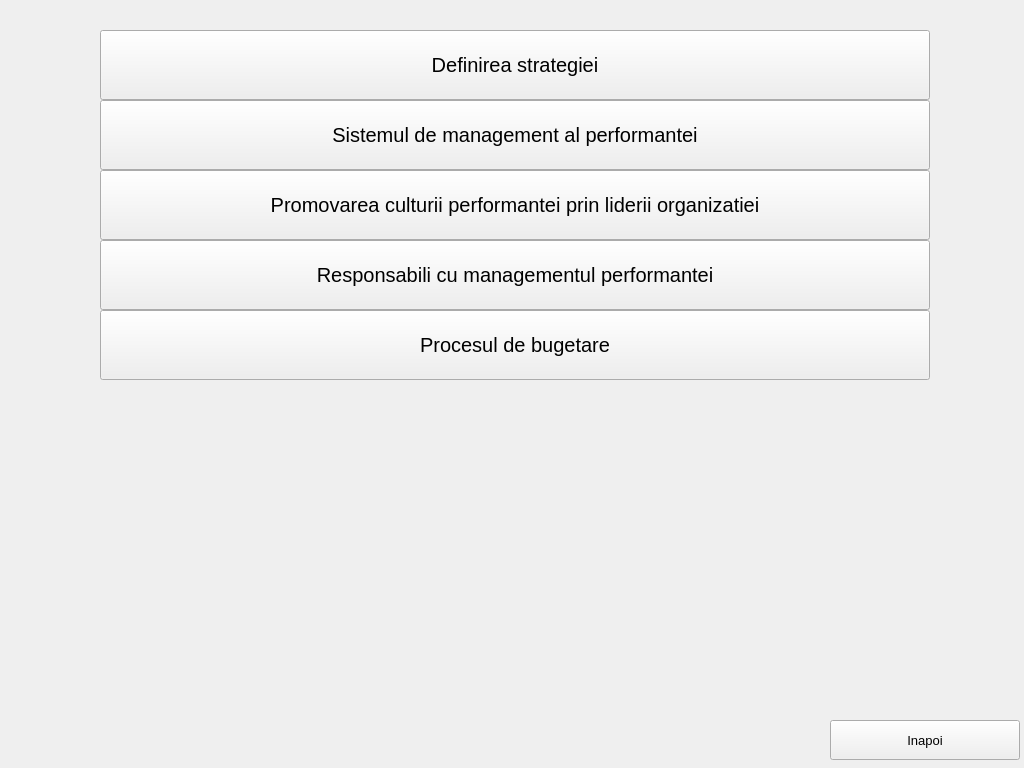
<?xml version="1.0" encoding="UTF-8"?>
<ui version="4.0">
 <class>DefinireaStrategiei</class>
 <widget class="QMainWindow" name="DefinireaStrategiei">
  <property name="geometry">
   <rect>
    <x>0</x>
    <y>0</y>
    <width>1024</width>
    <height>768</height>
   </rect>
  </property>
  <property name="windowTitle">
   <string>MainWindow</string>
  </property>
  <widget class="QWidget" name="centralwidget">
   <widget class="QPushButton" name="definire">
    <property name="geometry">
     <rect>
      <x>100</x>
      <y>30</y>
      <width>830</width>
      <height>70</height>
     </rect>
    </property>
    <property name="font">
     <font>
      <pointsize>15</pointsize>
     </font>
    </property>
    <property name="text">
     <string>Definirea strategiei</string>
    </property>
   </widget>
   <widget class="QPushButton" name="performanta">
    <property name="geometry">
     <rect>
      <x>100</x>
      <y>100</y>
      <width>830</width>
      <height>70</height>
     </rect>
    </property>
    <property name="font">
     <font>
      <pointsize>15</pointsize>
     </font>
    </property>
    <property name="text">
     <string>Sistemul de management al performantei</string>
    </property>
   </widget>
   <widget class="QPushButton" name="cultura">
    <property name="geometry">
     <rect>
      <x>100</x>
      <y>170</y>
      <width>830</width>
      <height>70</height>
     </rect>
    </property>
    <property name="font">
     <font>
      <pointsize>15</pointsize>
     </font>
    </property>
    <property name="text">
     <string>Promovarea culturii performantei prin liderii organizatiei</string>
    </property>
   </widget>
   <widget class="QPushButton" name="responsabil">
    <property name="geometry">
     <rect>
      <x>100</x>
      <y>240</y>
      <width>830</width>
      <height>70</height>
     </rect>
    </property>
    <property name="font">
     <font>
      <pointsize>15</pointsize>
     </font>
    </property>
    <property name="text">
     <string>Responsabili cu managementul performantei</string>
    </property>
   </widget>
   <widget class="QPushButton" name="bugetare">
    <property name="geometry">
     <rect>
      <x>100</x>
      <y>310</y>
      <width>830</width>
      <height>70</height>
     </rect>
    </property>
    <property name="font">
     <font>
      <pointsize>15</pointsize>
     </font>
    </property>
    <property name="text">
     <string>Procesul de bugetare</string>
    </property>
   </widget>
   <widget class="QPushButton" name="inapoi">
    <property name="geometry">
     <rect>
      <x>830</x>
      <y>720</y>
      <width>190</width>
      <height>40</height>
     </rect>
    </property>
    <property name="font">
     <font>
      <pointsize>10</pointsize>
     </font>
    </property>
    <property name="text">
     <string>Inapoi</string>
    </property>
   </widget>
  </widget>
 </widget>
 <resources/>
 <connections/>
</ui>
